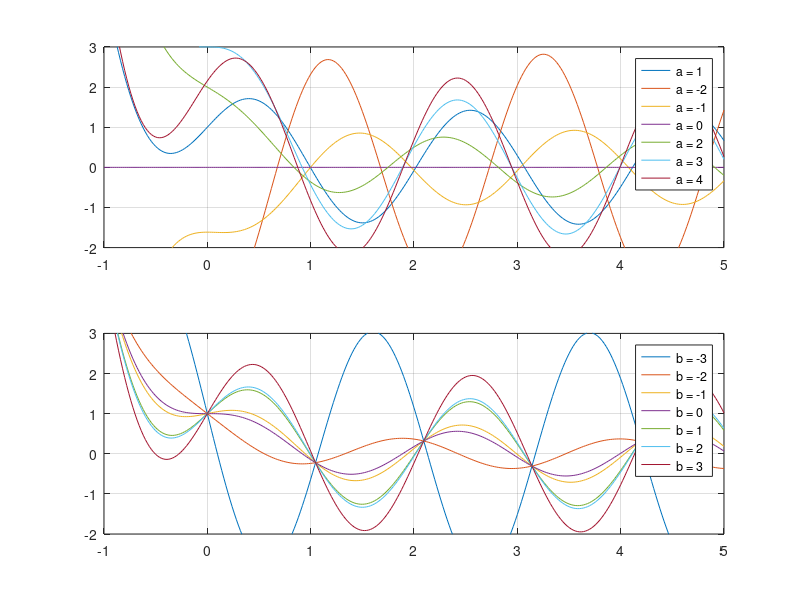

The MATLAB script that drew this image:
%Part 1
clear; 
figure(1);
subplot(2,1,1)
xmin=-1; 
xmax=5; 
x=xmin:0.02:xmax;
c1 = [9/13, -18/13,-17/13 , 0, 18/13, 27/13, 36/39];  
c2 = [4/13, -8/3, -4/13, 0, 8/13, 12/13, 16/13];
c3 = [18/13, -36/39, -34/39, 0, 16/39, 54/39, 72/39]; 
for t = 1: 7
    y = c1(t)*exp(-2*x) + c2(t)*cos(3*x) + c3(t)*sin(3*x);
    plot(x,y) 
    grid on 
    axis([xmin xmax -2 3]); %The numbers in this list are the x and y boundaries for the graph. 
    hold on 
end
legend('a = 1', 'a = -2','a = -1','a = 0','a = 2', 'a = 3', 'a = 4');

%Part 2 
subplot(2,1,2);
xmin=-1; 
xmax=5; 
x=xmin:0.02:xmax;
c1 = 9/13; 
c2 = 4/13;
c3 = [-3, -8/39, 25/39, 18/39, 49/39, 4/3, 75/39]; 
for t = 1: 7
    y = c1*exp(-2*x) + c2*cos(3*x) + c3(t)*sin(3*x);
    plot(x,y) 
    grid on 
    axis([xmin xmax -2 3]); %The numbers in this list are the x and y boundaries for the graph. 
    hold on 
end
legend('b = -3', 'b = -2','b = -1','b = 0','b = 1', 'b = 2', 'b = 3');
